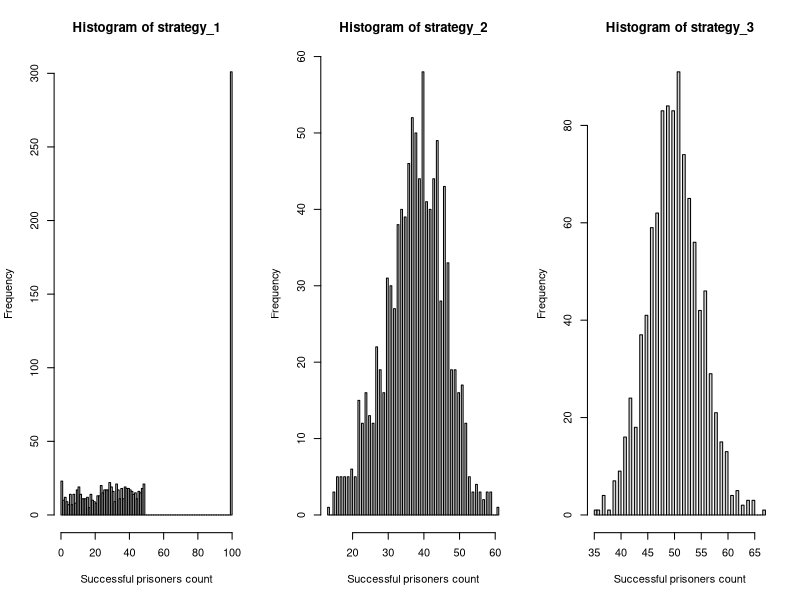

Write the R code that produced this figure.
# Statistical Programming Coursework 2

# Members and contributions ---------------------------------------------------------------
## 1. Stefi Tirkova
## 2. Passara Chanchotisatien

# CODE DESCRIPTION

# The purpose of this code is to stimulate the prisoner problem which is defined as follows (from coursework spec):
  # • 2n prisoners each have a unique prisoner number from 1 to 2n.
  # • The prison contains a room in which there are 2n boxes, each with a unique number from 1 to 2n painted
  # on its lid.
  # • 2n cards, each printed with a unique number from 1 to 2n, are randomly placed one in each box.
  # • The prisoners have the task of finding the card with their number on it by opening a maximum on n boxes.
  # • After each prisoner’s go, the room is returned exactly to its original state and the prisoner is not allowed to
  # communicate with prisoners yet to have their go.
  # • If all prisoners succeed in finding their number, then they all go free.

# This code calculates the probability of prisoners going free if they follow one of 3 possible strategies (from coursework spec):
  # Strategy 1: The prisoner starts at the box with their number on it, opens it and reads the number on the card: k, say. If k
  # is not their prisoner number, they go to box number k, open it and repeat the process until they have either
  # found the card with their number on it, or opened n boxes without finding it.
  # Strategy 2: As strategy 1, but starting from a randomly selected box.
  # Strategy 3: They open n boxes at random, checking each card for their number.


# Helper / Additional functions


is_successful <- function(n, pris_n, card_num, strategy) {
  if(strategy == 3){if (pris_n %in% sample(card_num,n)){return(1)}else{return(0)}} 
  boxes_opened <- 0
  current_box_num <- c(pris_n, sample(as.integer(n+n), 1))[strategy]
  while(boxes_opened < n) {
    if(card_num[current_box_num] == pris_n) { return(1) }
    boxes_opened = boxes_opened + 1
    current_box_num <- card_num[current_box_num]
  }
  return (0)  
}


# Question 1 -----------------------------------------------------------------------------------------------------------


pone <- function(n, k, strategy, nreps) {
  success_count <- 0
  for(i in 1:nreps){success_count<-success_count+is_successful(n,k,sample(1:as.integer(n+n)),strategy)}
  return((success_count / nreps))
}


# Question 2 ------------------------------------------------------------------------------------------------------------

pall <- function(n, strategy, nreps) {
  success_vec <- rep(0,nreps)
  two_n <- as.integer(n+n)
  for(i in 1:nreps){
    card_numbers <- sample(1:two_n)
    prisoner_status = rep(1,two_n)
    for(prisoner_num in 1:two_n){ prisoner_status[prisoner_num] <- is_successful(n, prisoner_num, card_numbers, strategy)}
    success_vec[i] <- sum(prisoner_status)
  }
  probability_all_succeed <- (length(success_vec[success_vec == two_n])/nreps)
  return(list(probability_all_succeed, success_vec))
}


# Question 3 -------------------------------------------------------------------------------------------------------------

# Here, we estimate the individual and joint success probabilities for each strategy
# for when n = 5 and n = 50.

num_trials = 10000

# one prisoner succeeding in finding their number
print("Estimating the probability of a single prisoner succeeding:")
n = 5
print("n = 5")
cat("Strategy 1 resulted in probability of ", pone(n, 3, 1,num_trials), ".",sep="")
cat("Strategy 2 resulted in probability of ", pone(n, 3, 2,num_trials), ".",sep="")
cat("Strategy 3 resulted in probability of ", pone(n, 3, 3,num_trials), ".",sep="")

n = 50
cat("Strategy 1 resulted in probability of ", pone(n, 34, 1,num_trials), ".",sep="")
cat("Strategy 2 resulted in probability of ", pone(n, 34, 2,num_trials), ".",sep="")
cat("Strategy 3 resulted in probability of ", pone(n, 34, 3,num_trials), ".",sep="")


# all prisoners succeeding in finding their number
print("Estimating the probability of all prisoners succeeding:")
n = 5
cat("Strategy 1 resulted in probability of ", unlist(pall(n,1,num_trials)[1]), ".",sep="")
cat("Strategy 2 resulted in probability of ", unlist(pall(n,2,num_trials)[1]), ".",sep="")
cat("Strategy 3 resulted in probability of ", unlist(pall(n,3,num_trials)[1]), ".",sep="")

n = 50
cat("Strategy 1 resulted in probability of ", unlist(pall(n,1,num_trials)[1]), ".",sep="")
cat("Strategy 2 resulted in probability of ", unlist(pall(n,2,num_trials)[1]), ".",sep="")
cat("Strategy 3 resulted in probability of ", unlist(pall(n,3,num_trials)[1]), ".",sep="")



# Question 4 -----------------------------------------------------------------------------------------------------------

# In this section, we elaborate why the results are surprising.

## From running the simulations, we are able to see that one of the three strategies work
# surprisingly well which is strategy 1 which gives an approximate 31% chance of all
# prisoners succeeding in finding their numbers. We found this surprising because we know
# that the probability of one prisoner succeeding is 0.5. Say if n = 50, and if we were to 
# think about this naively, to find the probability of all prisoners succeeding, we would do:
# P(success) = (0.5)^100 (where n = 50), which would give us an extremely extremely low
# probability. That is why it is surprising to find out that there is a way where there is a
# 31% chance of all prisoners succeeding. When we calculate the probability using the 3rd 
# strategy, the probability of each prisoner succeeding is independent of each other. However,
# when we use Strategy 2, that is no longer the case.

# Below we can see the difference in probabilities and number of successful prisoners between 
# Strategy 1 and Strategy 3. We visualize the frequencies of each number of successful prisoners
# below for strategies 1, 2, and 3 in the form of histograms.

par(mfrow=c(1,3))

strategy_1 <- unlist(pall(50,1,1000)[2])
hist(strategy_1, breaks=100, xlab="Successful prisoners count")

strategy_2 <- unlist(pall(50,2,1000)[2])
hist(strategy_2, breaks=100, xlab="Successful prisoners count")

strategy_3 <- unlist(pall(50,3,1000)[2])
hist(strategy_3, breaks=100, xlab="Successful prisoners count")

# We see that in strategy 1, either all prisoners win together or the majority loses together.
# Whereas in strategy 3, it is half and half (mostly between 4-60 successful prisoners).


# Question 5 ------------------------------------------------------------------------------------------------




# Question 6 ------------------------------------------------------------------------------------------------
